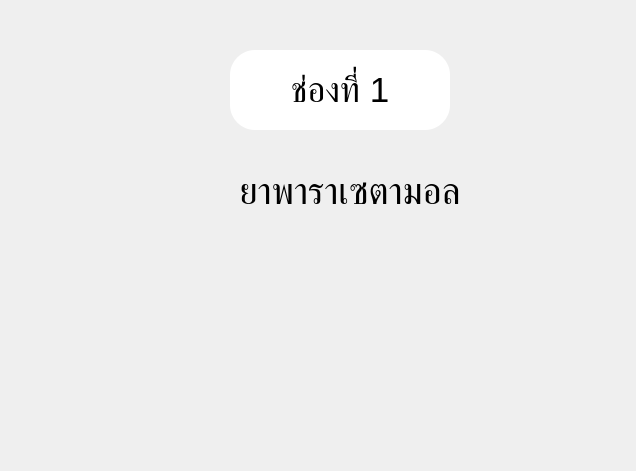
<?xml version="1.0" encoding="UTF-8"?>
<ui version="4.0">
 <class>Form</class>
 <widget class="QWidget" name="Form">
  <property name="geometry">
   <rect>
    <x>0</x>
    <y>0</y>
    <width>636</width>
    <height>471</height>
   </rect>
  </property>
  <property name="windowTitle">
   <string>Form</string>
  </property>
  <widget class="QLabel" name="label_2">
   <property name="geometry">
    <rect>
     <x>160</x>
     <y>170</y>
     <width>380</width>
     <height>100</height>
    </rect>
   </property>
   <property name="font">
    <font>
     <pointsize>28</pointsize>
    </font>
   </property>
   <property name="layoutDirection">
    <enum>Qt::LeftToRight</enum>
   </property>
   <property name="text">
    <string>ยาพาราเซตามอล</string>
   </property>
   <property name="alignment">
    <set>Qt::AlignHCenter|Qt::AlignTop</set>
   </property>
  </widget>
  <widget class="QLabel" name="label">
   <property name="geometry">
    <rect>
     <x>230</x>
     <y>50</y>
     <width>220</width>
     <height>80</height>
    </rect>
   </property>
   <property name="font">
    <font>
     <pointsize>26</pointsize>
    </font>
   </property>
   <property name="styleSheet">
    <string notr="true">background-color: white;border-radius: 25px;</string>
   </property>
   <property name="text">
    <string>ช่องที่ 1</string>
   </property>
   <property name="alignment">
    <set>Qt::AlignCenter</set>
   </property>
   <property name="wordWrap">
    <bool>true</bool>
   </property>
  </widget>
 </widget>
 <resources/>
 <connections/>
</ui>
